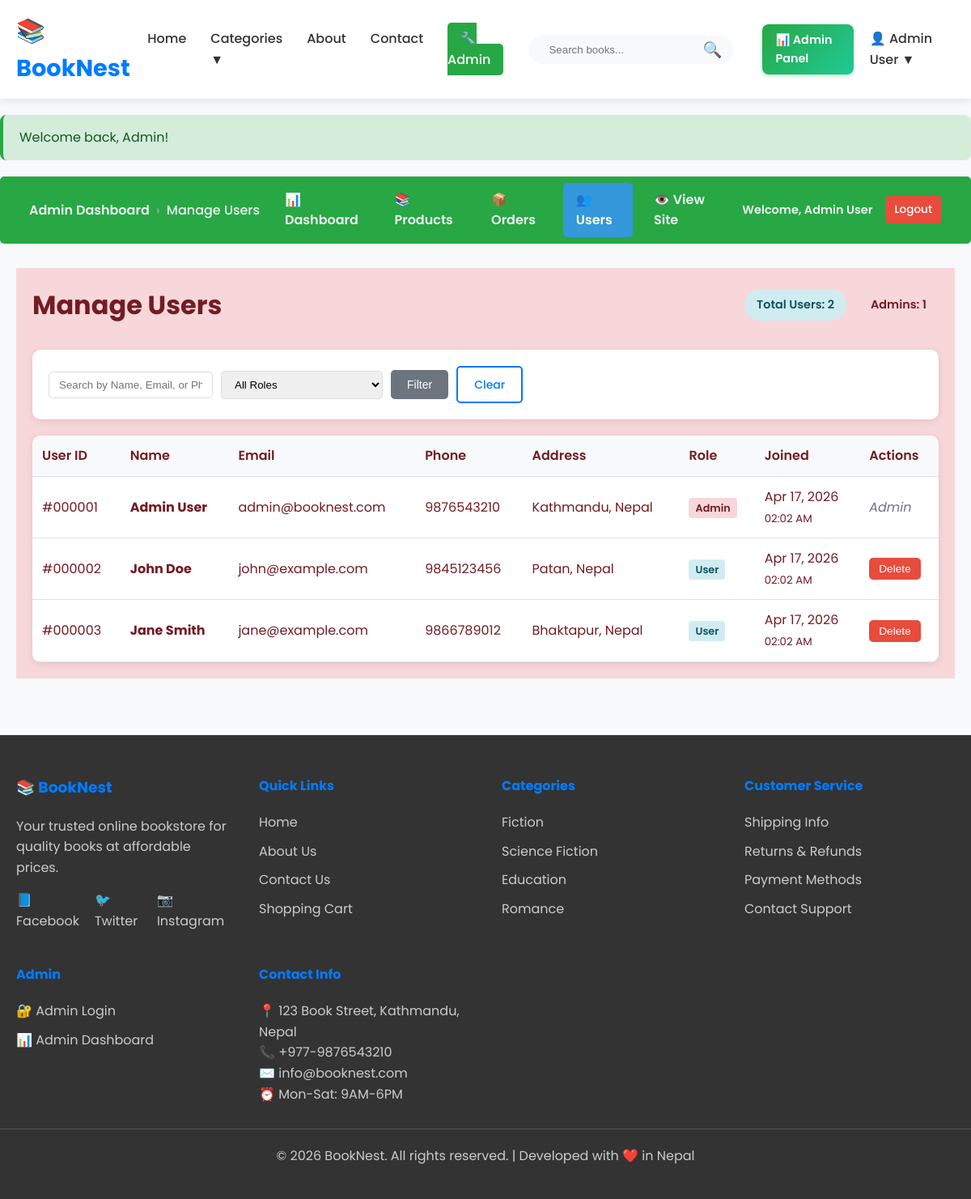
/admin/manage_users.php (signed in), run on the app's committed database.
### tables this page shows
CREATE TABLE `users` (
    `id` int(11) NOT NULL AUTO_INCREMENT,
    `full_name` varchar(100) NOT NULL,
    `email` varchar(100) NOT NULL,
    `phone` varchar(15) NOT NULL,
    `address` text NOT NULL,
    `password` varchar(255) NOT NULL,
    `role` enum('user','admin') NOT NULL DEFAULT 'user',
    `created_at` timestamp NOT NULL DEFAULT current_timestamp(),
    PRIMARY KEY (`id`),
    UNIQUE KEY `email` (`email`)
);

### admin/manage_users.php (the view, shortened to what this page needs)
<?php
require_once 'includes/admin-header.php';
$where_clause = "WHERE 1=1";
$page = isset($_GET['page']) ? (int)$_GET['page'] : 1;
$per_page = 15;
$offset = ($page - 1) * $per_page;
$users_query = "SELECT id, full_name, email, phone, address, role, created_at
                FROM users $where_clause
                ORDER BY created_at DESC
                LIMIT $per_page OFFSET $offset";
$users_result = $conn->query($users_query);
?>
<div class="admin-users">
    <div class="page-header">
        <h1>Manage Users</h1>
        <div class="header-stats">
            <span class="stat-badge total-users">Total Users: <?php
                $total_query = "SELECT COUNT(*) as count FROM users WHERE role = 'user'";
                echo $conn->query($total_query)->fetch_assoc()['count'];
            ?></span>
            <span class="stat-badge admin-users">Admins: <?php
                $admin_query = "SELECT COUNT(*) as count FROM users WHERE role = 'admin'";
                echo $conn->query($admin_query)->fetch_assoc()['count'];
            ?></span>
        </div>
    </div>
    <div class="filters-section">
        <form method="GET" class="filters-form">
            <input type="text" name="search" placeholder="Search by Name, Email, or Phone..."
                   value="<?php echo isset($_GET['search']) ? htmlspecialchars($_GET['search']) : ''; ?>">
            <select name="role">
                <option value="">All Roles</option>
            </select>
            <button type="submit" class="btn btn-secondary">Filter</button>
            <a href="manage_users.php" class="btn btn-outline">Clear</a>
        </form>
    </div>
    <div class="users-table">
        <table>
            <thead>
                <tr>
                    <th>User ID</th>
                    <th>Name</th>
                    <th>Email</th>
                    <th>Phone</th>
                    <th>Address</th>
                    <th>Role</th>
                    <th>Joined</th>
                    <th>Actions</th>
                </tr>
            </thead>
            <tbody>
                <?php if ($users_result && $users_result->num_rows > 0): ?>
                    <?php while ($user = $users_result->fetch_assoc()): ?>
                        <tr>
                            <td>#<?php echo str_pad($user['id'], 6, '0', STR_PAD_LEFT); ?></td>
                            <td>
                                <strong><?php echo htmlspecialchars($user['full_name']); ?></strong>
                            </td>
                            <td><?php echo htmlspecialchars($user['email']); ?></td>
                            <td><?php echo htmlspecialchars($user['phone']); ?></td>
                            <td>
                                <div style="max-width: 200px; overflow: hidden; text-overflow: ellipsis; white-space: nowrap;"
                                     title="<?php echo htmlspecialchars($user['address']); ?>">
                                    <?php echo htmlspecialchars($user['address']); ?>
                                </div>
                            </td>
                            <td>
                                <span class="role-badge role-<?php echo $user['role']; ?>">
                                    <?php echo ucfirst($user['role']); ?>
                                </span>
                            </td>
                            <td>
                                <div><?php echo date('M d, Y', strtotime($user['created_at'])); ?></div>
                                <small><?php echo date('h:i A', strtotime($user['created_at'])); ?></small>
                            </td>
                            <td>
                                <?php if ($user['role'] != 'admin'): ?>
                                    <button class="btn btn-sm btn-danger" onclick="deleteUser(<?php echo $user['id']; ?>, '<?php echo htmlspecialchars($user['full_name']); ?>')">Delete</button>
                                <?php else: ?>
                                    <span class="text-muted">Admin</span>
                                <?php endif; ?>
                            </td>
                        </tr>
                    <?php endwhile; ?>
                <?php else: ?>
                    <tr>
                        <td colspan="8" class="no-data">No users found</td>
                    </tr>
                <?php endif; ?>
            </tbody>
        </table>
    </div>
</div>
<?php require_once 'includes/admin-footer.php'; ?>

### assets/css/style.css (style rules this page uses)
* { margin: 0; padding: 0; box-sizing: border-box; }
body { font-family: 'Poppins', sans-serif; line-height: 1.6; color: #333; background-color: #f8f9fa; }
.btn { display: inline-block; padding: 10px 20px; border: none; border-radius: 5px; cursor: pointer; text-decoration: none; font-weight: 500; transition: all 0.3s ease; text-align: center; font-size: 14px; }
.btn-secondary { background: #6c757d; color: white; }
.btn-outline { background: transparent; border: 2px solid #007bff; color: #007bff; }
.btn-danger { background: #dc3545; color: white; }
.btn-sm { padding: 5px 10px; font-size: 12px; }
.btn-sm { padding: 8px 16px; font-size: 0.9em; }

### admin/manage_users.php (style rules this page uses)
.admin-users { max-width: 1400px; margin: 0 auto; padding: 20px; }
.page-header { display: flex; justify-content: space-between; align-items: center; margin-bottom: 30px; }
.header-stats { display: flex; gap: 15px; }
.stat-badge { padding: 8px 15px; border-radius: 20px; font-size: 0.9em; font-weight: 600; }
.total-users { background: #d1ecf1; color: #0c5460; }
.admin-users { background: #f8d7da; color: #721c24; }
.filters-section { background: white; padding: 20px; border-radius: 10px; margin-bottom: 20px; box-shadow: 0 2px 10px rgba(0,0,0,0.1); }
.filters-form { display: flex; gap: 10px; flex-wrap: wrap; align-items: center; }
.filters-form input, .filters-form select { padding: 8px 12px; border: 1px solid #ddd; border-radius: 5px; min-width: 200px; }
.users-table { background: white; border-radius: 10px; overflow: hidden; box-shadow: 0 2px 10px rgba(0,0,0,0.1); }
.users-table table { width: 100%; border-collapse: collapse; }
.users-table th, .users-table td { padding: 12px; text-align: left; border-bottom: 1px solid #dee2e6; }
.users-table th { background: #f8f9fa; font-weight: 600; }
.role-badge { padding: 4px 8px; border-radius: 4px; font-size: 0.8em; font-weight: 600; }
.role-user { background: #d1ecf1; color: #0c5460; }
.role-admin { background: #f8d7da; color: #721c24; }
.text-muted { color: #6c757d; font-style: italic; }

### admin/includes/admin-footer.php (style rules this page uses)
.btn-sm { padding: 6px 12px; font-size: 0.85em; }
.btn-danger { background: #e74c3c; color: white; border: none; border-radius: 5px; text-decoration: none; transition: background 0.3s; }

### data on the page
users: id "000001", full_name "Admin User", email "admin@booknest.com", phone "9876543210", address "Kathmandu, Nepal", role "Admin", created_at "Apr 17, 2026", created_at "02:02 AM"
users: id "000002", full_name "John Doe", email "john@example.com", phone "9845123456", address "Patan, Nepal", role "User", created_at "Apr 17, 2026", created_at "02:02 AM"
users: id "000003", full_name "Jane Smith", email "jane@example.com", phone "9866789012", address "Bhaktapur, Nepal", role "User", created_at "Apr 17, 2026", created_at "02:02 AM"

### other printed values
$_SESSION['user_name'] "Admin User"
$_SESSION['message'] "Welcome back, Admin!"
$page_title "Manage Users"
$conn->query($total_query)->fetch_assoc()['count'] "2"
$conn->query($admin_query)->fetch_assoc()['count'] "1"
